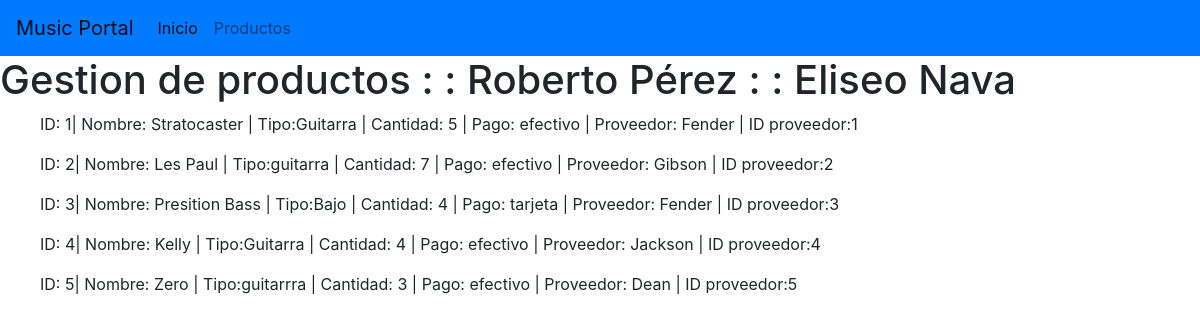
The page / on the database its author committed.
### producto_app/models.py (models this page shows, shortened)
class products(models.Model):
    id_producto=models.CharField(primary_key=True,max_length=1000)
    nom_producto=models.CharField(max_length=30)
    tipo_prod=models.CharField(max_length=20)
    cant_prod=models.IntegerField()
    metodo_pag=models.CharField(max_length=10)
    proveedor_prod=models.CharField(max_length=20)
    id_proveedor=models.IntegerField()

### producto_app/views.py (the view)
# urls.py: path('',views.index_vista, name='views.index_vista')
def index_vista(request):
    ListaProductos=products.objects.all()
    return render(request,'gestionarProd.html',{"productos":ListaProductos})

### producto_app/templates/gestionarProd.html (shortened to what this page needs)
{% extends "bs.html" %}
{% block bdy %}
    <h1>Gestion de productos : : Roberto Pérez : : Eliseo Nava</h1>
    {% for m in productos %}
        <ol>ID: {{m.id_producto}}| Nombre: {{m.nom_producto}} | Tipo:{{m.tipo_prod}} | Cantidad: {{m.cant_prod}} | Pago: {{m.metodo_pag}} | Proveedor: {{m.proveedor_prod}} | ID proveedor:{{m.id_proveedor}}</ol>
    {% endfor %}
{% endblock %}

### producto_app/templates/bs.html (shortened to what this page needs)
<!DOCTYPE html>
<html>
<head>
    <link rel="stylesheet" href="https://cdn.jsdelivr.net/npm/bootstrap@4.3.1/dist/css/bootstrap.min.css">
</head>
<body>
    <nav class="navbar navbar-expand-lg navbar-light bg-primary">
        <a class="navbar-brand" href="#">Music Portal</a>
        <div class="collapse navbar-collapse" id="navbarNav">
            <ul class="navbar-nav">
                <li class="nav-item active">
                    <a class="nav-link" href="#">Inicio<span class="sr-only">(current)</span></a>
                </li>
                <li class="nav-item">
                    <a class="nav-link" href="#">Productos</a>
                </li>
            </ul>
        </div>
    </nav>
    {% block bdy %}{% endblock %}
</body>
</html>

### rows shown on the page
products: id_producto "1", nom_producto "Stratocaster", tipo_prod "Guitarra", cant_prod "5", metodo_pag "efectivo", proveedor_prod "Fender", id_proveedor "1"
products: id_producto "2", nom_producto "Les Paul", tipo_prod "guitarra", cant_prod "7", metodo_pag "efectivo", proveedor_prod "Gibson", id_proveedor "2"
products: id_producto "3", nom_producto "Presition Bass", tipo_prod "Bajo", cant_prod "4", metodo_pag "tarjeta", proveedor_prod "Fender", id_proveedor "3"
products: id_producto "4", nom_producto "Kelly", tipo_prod "Guitarra", cant_prod "4", metodo_pag "efectivo", proveedor_prod "Jackson", id_proveedor "4"
products: id_producto "5", nom_producto "Zero", tipo_prod "guitarrra", cant_prod "3", metodo_pag "efectivo", proveedor_prod "Dean", id_proveedor "5"
